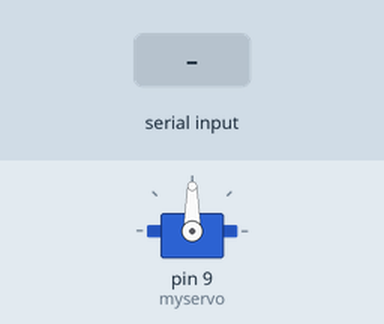
Simulated run of this sketch. Board: Arduino Uno, built with avr-gcc and run on an emulated ATmega328P. Shown: servo. The test bench sets the inputs (shaded band). What the sketch prints to the serial monitor is not drawn.

Above: at 1.2 s.
1.3 s: "y" received over Serial
At 2.05 s:
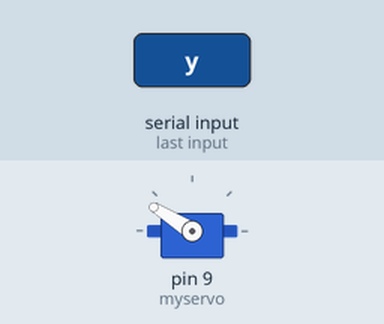
At 4.0 s:
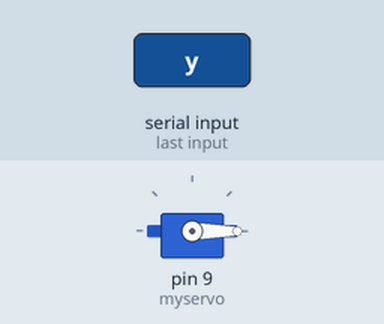
Timing chart, 0 to 5.5 s (numbered marks = the images above; inputs shaded):
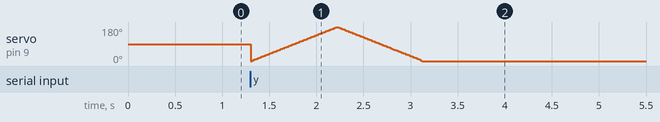

The sketch:

serial_servo.ino
```cpp
//#define LED 13
#include <Servo.h>

Servo myservo;  // create servo object to control a servo

int pos = 0;    // variable to store the servo position

void setup() {
  Serial.begin(9600);
  Serial.print("\r\nStart");
  myservo.attach(9);


  //pinMode(LED, OUTPUT);
  // Turn it off for now.
  //digitalWrite(LED, LOW);
}

int incomingByte = 0;

void loop() {
  // Check if there's a serial message waiting.
  if (Serial.available() > 0) {
    // If there is, read the incoming byte.
    incomingByte = Serial.read();
    if (incomingByte == 'y') {
      for (pos = 0; pos <= 180; pos += 2) { // goes from 0 degrees to 180 degrees in steps of 1 degree
        myservo.write(pos);              // tell servo to go to position in variable 'pos'
        delay(10);                       // waits 15ms for the servo to reach the position
      }
      for (pos = 180; pos >= 0; pos -= 2) { // goes from 180 degrees to 0 degrees
        myservo.write(pos);              // tell servo to go to position in variable 'pos'
        delay(10);              // waits 15ms for the servo to reach the position
      }
    }
  } else if (incomingByte == 'n') {
    myservo.write(0);
  }
  Serial.print(incomingByte);
}
```
